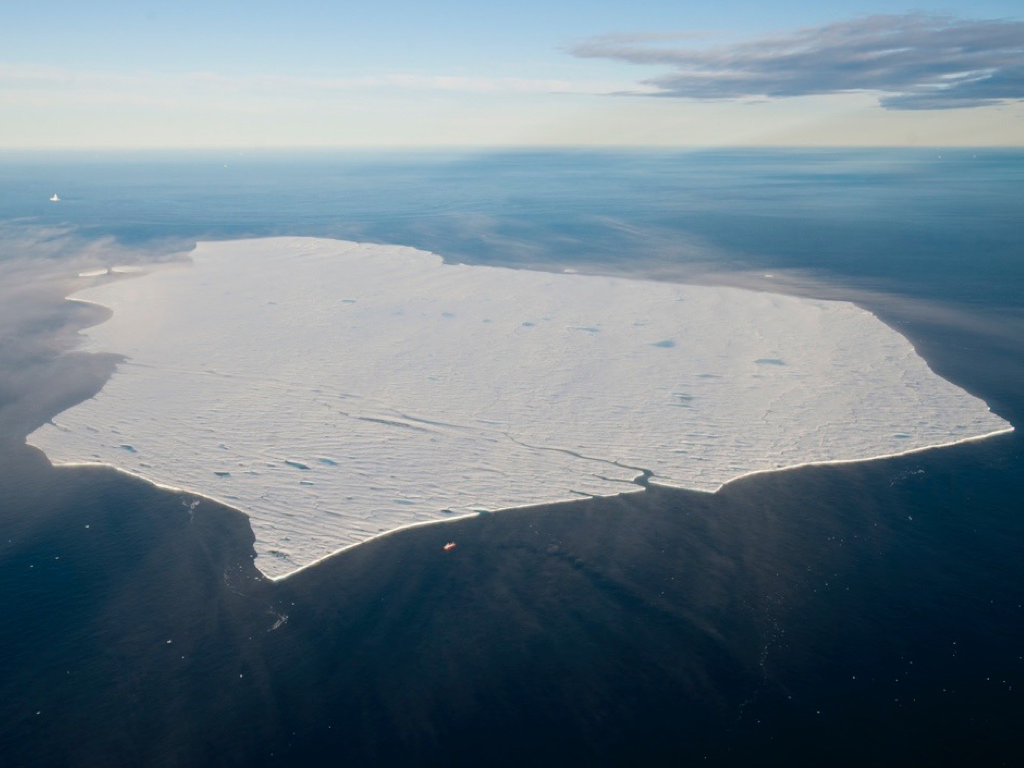
#> input picture Figures/P11B.png, 1024 x 768 px
$ python Perspecitive.py   (Python 2 division)
#> lines starting #> are read from the running program, lines starting #| are printed output that depends on the picture; long printed decimals are rounded
#!/usr/bin/env python
import matplotlib.pyplot as plt
import matplotlib.image as mpimg
import math
import numpy
#%matplotlib inline
from Schematic_bergs import Schematic

class trans:
	def __init__(self, img, horizon_left_j, horizon_right_j, j_of_0, j_of_L, distance_to_image, y_L):
		self.ni = img.shape[1]
		self.nj = img.shape[0]
		self.horizon_left_j = horizon_left_j
		self.horizon_right_j = horizon_right_j
		self.horizon_center_j = 0.5*( horizon_left_j + horizon_right_j )
		self.j_of_0 = j_of_0
		self.j_of_L = j_of_L
		self.distance_to_image = distance_to_image # "d"
		self.y_L = y_L
		# Temporary values
		self.y_of_0 = 0.
		self.elevation = 1.
		# Derived quantities
		self.ic = 0.5*(self.ni-1)
		self.image_angle = math.atan( -self.w_j(self.horizon_center_j) / self.distance_to_image )
		print('Angle of image (alpha) = %f degree'%(self.image_angle * 180. / math.pi) )
		phi_L = math.atan( self.w_j(self.j_of_L) / self.distance_to_image )
		phi_0 = math.atan( self.w_j(self.j_of_0) / self.distance_to_image )
		self.elevation = self.y_L / ( math.tan( math.pi/2 - self.image_angle - phi_L )
					     - math.tan( math.pi/2 - self.image_angle - phi_0 ) )
		self.y_of_0 = self.y_j(self.j_of_0)
		self.dump()
	def dump(self):
        	for v in self.__dict__: print(v,'=',self.__dict__[v])
	def w_j(self, j):
        	"""Image coordinate for image index j"""
	        return j - 0.5*self.nj
	def j_w(self, w):
        	"""Image index for image coordinate w"""
	        return w + 0.5*self.nj
	def y_j(self, j):
       		"""Distance y for image index j"""
	        return self.y_w( self.w_j(j) )
    	def y_w(self, w):
        	"""Distance y for image coordinate w"""
	        phi = numpy.arctan( w / self.distance_to_image )
	        return self.elevation * numpy.tan( math.pi/2 - self.image_angle - phi ) - self.y_of_0
	def j_y(self, y):
        	"""Image index j for distance y"""
	        return self.j_w( self.w_y(y) )
	def w_y(self, y):
        	"""Image coordinate for distance y"""
	        theta = numpy.arctan( ( y + self.y_of_0 ) / self.elevation )
	        phi = math.pi/2 - self.image_angle - theta
	        return self.distance_to_image * numpy.tan( phi )
	def ij_xy(self, x, y, stretch=2):
        	"""Image index i,j for position x,y"""
	        w = self.w_y(y)
        	scale = stretch*numpy.sqrt( ( self.distance_to_image**2 + w**2 ) / ( self.elevation**2 + ( y + self.y_of_0 )**2 ) )
	        return self.ic + scale*x, self.j_w( w )
	def draw_equidistant(self, y=None, color_style='k:'):
        	"""Draws a horizon line or lateral at virtual x. y=None is at infinity."""
	        if y is None: j = self.horizon_center_j
        	else: j = self.j_y( y )
	        plt.plot([0,self.ni-1],[j,j],color_style)
	def hexagon_ij(self, cx, cy, r, rot=math.pi/6):
        	return self.polygon_ij(cx, cy, r, 6, rot=rot)
	def polygon_ij(self, cx, cy, r, nsegs, rot=0):
        	a = numpy.linspace(-math.pi+rot,math.pi+rot,nsegs+1)
	        x,y = cx + r*numpy.cos(a), cy + r*numpy.sin(a)
        	return self.ij_xy(x,y)
	def alpha(self,y):
        	yp = (self.y_L - y) / self.y_L
	        return 0.02 + 0.35 * ( yp )**2
	def xyz2ij(x,y,z):
        	"""Returns image coordinate (j,i) of a 3D position (x,y,z)"""
	        j = hor_c


def create_hexagon(T, grey, x, y, r, sample_radius=0.25, grey_threshold=0.66):
	"""Returns coords of hexagon if grey level is above threshold"""
	i,j = T.hexagon_ij(x,y,r*sample_radius)
	if i.min()>=0 and i.max()<T.ni and j.min()>=0 and j.max()<T.nj:

        	if grey[j.astype(int),i.astype(int)].mean()>grey_threshold:
            		ic,jc = T.ij_xy(x,y);
            		return x,y,ic,jc
	return None,None,None,None

##########################################################  Main Program   #########################################################################
####################################################################################################################################################

def Perspective():
	#Reading in the image
	filename='Figures/P11B.png'
	#im = mpimg.imread('P11B.png')
	im = mpimg.imread(filename)
#> im is the input picture: shape (768, 1024, 3) float32; mean R, G, B 0.434, 0.5, 0.543

	# Grey level in image
	grey = numpy.sqrt((im[:,:,0]**2+im[:,:,1]**2+im[:,:,2]**2)/3)
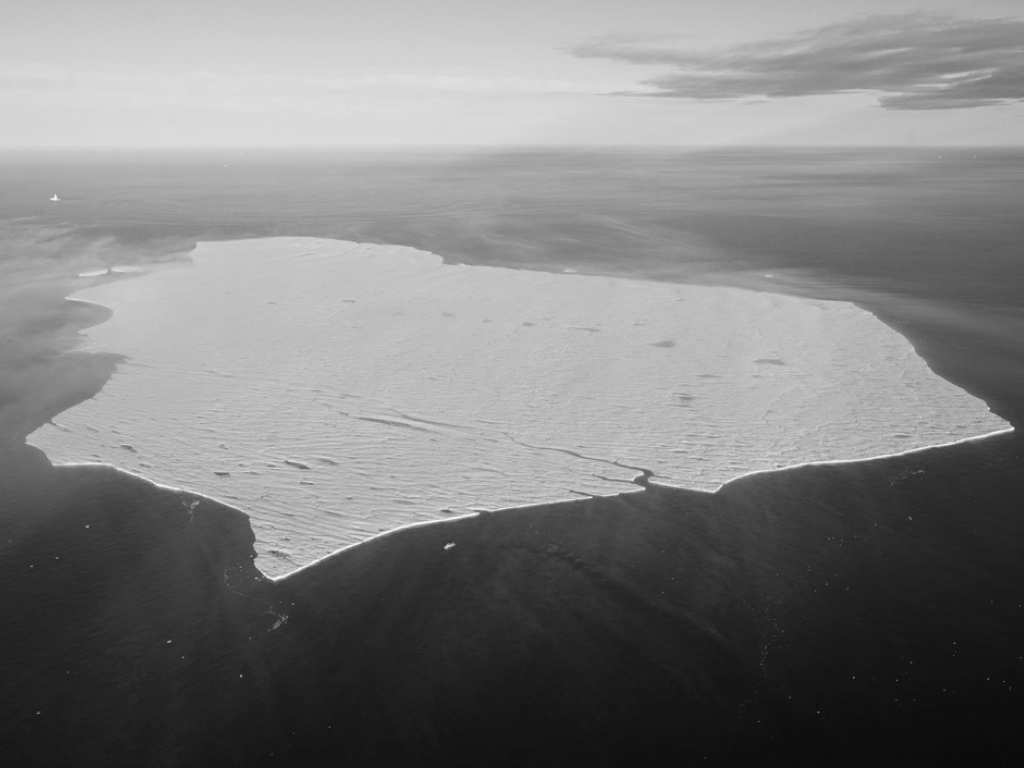
#> grey: shape (768, 1024) float32; min 0.0366, max 0.974, mean 0.499

	plt.figure(figsize=(16,8))
	plt.imshow(im);
	L,Lextra = 5.,5.
	T = trans(im,147,145,580,232,1,L)
#| Angle of image (alpha) = 89.759 degree
	# Draws the horizon
	#T.draw_equidistant()
	# Draw an ocean grid
	for y in numpy.arange(-1.,L+Lextra+1,1.): T.draw_equidistant(y=y, color_style='c:')
	for x in numpy.arange(-L,L+1,1.):
		i,j = T.ij_xy([x,x],[-1,L+Lextra]); plt.plot(i,j,'c:')
#> this loop made 11 passes
#> i on passes 1 to 11: [-9589.1, 299.7], [-7569, 342], [-5548.8, 384.4], [-3528.7, 426.8], [-1508.6, 469.1], [511.5, 511.5], [2531.6, 553.9], [4551.7, 596.2], [6571.8, 638.6], [8592, 681], [10612.1, 723.3]
	# Regular mesh of hexagon centers
	dd = 0.25; dt = math.sqrt(3./4.)
	x,y = numpy.arange(-L-.05,L/2.,dd), numpy.arange(-dd,L,dd*dt)
	x,y = numpy.meshgrid(x,y)
	x[::2,:] = x[::2,:] + 0.5*dd

	# Create hexagons
	hx,hy,hi,hj = numpy.zeros(x.shape),numpy.zeros(x.shape),numpy.zeros(x.shape),numpy.zeros(x.shape)
	for j in range(x.shape[0]):
		for i in range(x.shape[1]):
			hx[j,i],hy[j,i],hi[j,i],hj[j,i] = create_hexagon(T,grey,x[j,i],y[j,i],0.5*dd/dt)
#> this loop made 25 passes
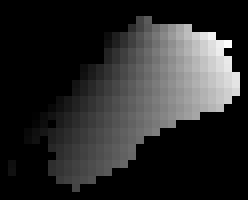
#> hi: shape (25, 31) float64 (shown 8 times larger); 59.61% of the values are NaN or infinite; the others: min 35.52, max 960.3, mean 408; drawn with min black, max white, NaN and infinite black
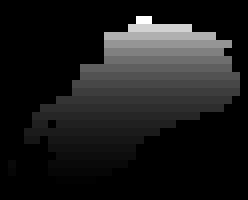
#> hj: shape (25, 31) float64 (shown 8 times larger); 59.61% of the values are NaN or infinite; the others: min 235.9, max 524, mean 314.7; drawn with min black, max white, NaN and infinite black
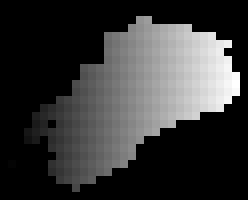
#> hx: shape (25, 31) float64 (shown 8 times larger); 59.61% of the values are NaN or infinite; the others: min -4.8, max 2.33, mean -0.961; drawn with min black, max white, NaN and infinite black
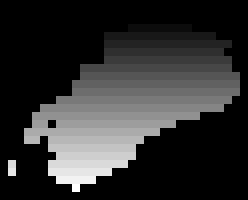
#> hy: shape (25, 31) float64 (shown 8 times larger); 59.61% of the values are NaN or infinite; the others: min 0.183, max 4.73, mean 2.3; drawn with min black, max white, NaN and infinite black

	# Draw hexagons
	for j in range(x.shape[0]):
		for i in range(x.shape[1]):
			if hx[j,i] is not None:
		    		mi,mj = T.hexagon_ij(hx[j,i],hy[j,i],0.5*dd/dt)
				plt.plot(mi,mj,'r',alpha=T.alpha(hy[j,i]))
				plt.plot(hi[j,i],hj[j,i],'r.',alpha=T.alpha(hy[j,i]))

	# Draw bonds
	for j in range(x.shape[0]-1):
		for i in range(x.shape[1]-1):
			if hx[j,i] is not None:
				if hx[j+1,i] is not None:
					plt.plot([hi[j,i],hi[j+1,i]],[hj[j,i],hj[j+1,i]],'m',alpha=T.alpha(hy[j,i]))
		    		if hx[j,i+1] is not None:
					plt.plot([hi[j,i],hi[j,i+1]],[hj[j,i],hj[j,i+1]],'m',alpha=T.alpha(hy[j,i]))
				p=1 - 2*(j%2)
		    	if hx[j+1,i+p] is not None:
				plt.plot([hi[j,i],hi[j+1,i+p]],[hj[j,i],hj[j+1,i+p]],'m',alpha=T.alpha(hy[j,i]))

	# Draw circles
	for j in range(x.shape[0]):
	    for i in range(x.shape[1]):
		if hx[j,i] is not None:
		    mi,mj = T.polygon_ij(hx[j,i],hy[j,i],0.5*dd,nsegs=20)
		    plt.plot(mi,mj,'k',alpha=T.alpha(hy[j,i]))
	plt.xlim(0,T.ni-1); plt.ylim(T.nj-1,0);
	plt.axis('off');
	plt.savefig('Figures/hexaberg.png',dpi=300, bbox_inches='tight');


if __name__ == '__main__':

	# [9 lines of commented-out code are left out]
#> (the run stopped early here; a loop or call above may not have finished)
